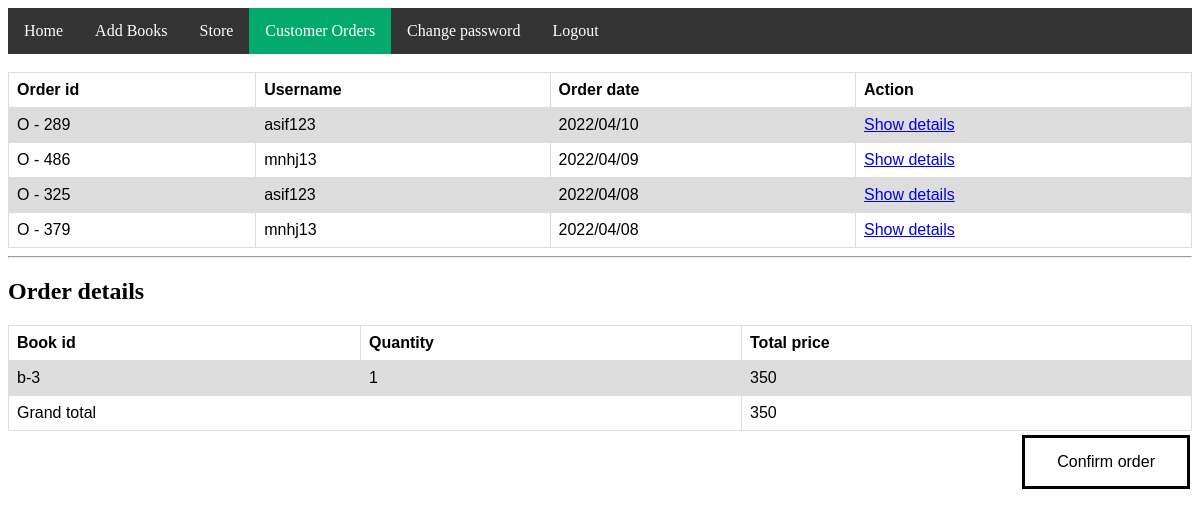
Page /admin/corders.php?action=show&id=O - 325 (signed in) on the committed database.
### tables this page shows
CREATE TABLE `customer_order` (
  `order_id` varchar(20) NOT NULL,
  `uname` varchar(30) NOT NULL,
  `order_date` varchar(14) NOT NULL,
  `status` varchar(2) NOT NULL
);

CREATE TABLE `orderline` (
  `order_id` varchar(20) NOT NULL,
  `bookid` varchar(20) NOT NULL,
  `quantity` int(3) NOT NULL,
  `total` int(7) NOT NULL
);

### admin/corders.php (the view, shortened to what this page needs)
<!DOCTYPE html>
<html>
<head>
<link rel="stylesheet" href="style.css">
<link rel="stylesheet" href="corders.css">
</head>
<body>
<ul>
  <li><a href="home.php">Home</a></li>
  <li><a href="addproducts.php">Add Books</a></li>
  <li><a href="store.php">Store</a></li>
  <li><a class="active" href="corders.php">Customer Orders</a></li>
  <li><a href="chngpass.php">Change password</a></li>
  <li><a href="?sign=out">Logout</a></li>
</ul><br>
<div class="container">
<div class="row">
<?php
include("../connection.php");
$sql="select * from customer_order where status=0 order by order_date desc";
$r=mysqli_query($con,$sql);
echo "<table id='customers'>";
echo "<tr>
		<th>Order id</th>
		<th>Username</th>
		<th>Order date</th>
		<th>Action</th>
	  </tr>";
		while($row=mysqli_fetch_array($r))
		{
			$oid=$row['order_id'];
			$uname=$row['uname'];
			$odate=$row['order_date'];
			echo "<tr>
			<td>$oid</td><td>$uname</td><td>$odate</td><td><a href='corders.php?action=show&id=$oid'>Show details</a></td>
			</tr>";
		}
		echo "</table>";
?>
</div>
</div>
<div class="container">
<?php
include("../connection.php");
echo "<hr/>";
echo "<h2>Order details</h2>";
if(isset($_GET['action']) and $_GET['action'] == 'show')
{
	$oid=$_GET['id'];
	$sql="select * from orderline where order_id='$oid'";
	$r=mysqli_query($con,$sql);
	echo "<table id='customers'>";
	echo "<tr>
			<th>Book id</th>
			<th>Quantity</th>
			<th>Total price</th>
		  </tr>";
		  $gtotal=0;
		  while($row=mysqli_fetch_array($r))
		  {
			  $bookid=$row['bookid'];
			  $q=$row['quantity'];
			  $total=$row['total'];
			  echo "<tr>
			  <td>$bookid</td><td>$q</td><td>$total</td>
			  </tr>";
			  $gtotal=$gtotal+$total;
		  }
		  echo "<tr><td colspan='2' align='right'>Grand total</td>
		  <td>$gtotal</td></tr>";
	echo "</table>";
}
?>
</div>
<form action='corders.php' method='post'>
<div class="row">
	<input type="submit" class="button" value="Confirm order" name="corder">
</div>
</form>
</body>
</html>

### admin/style.css (style rules this page uses)
ul { list-style-type: none; margin: 0; padding: 0; overflow: hidden; background-color: #333; }
li { float: left; }
li a { display: block; color: white; text-align: center; padding: 14px 16px; text-decoration: none; }
.active { background-color: #04AA6D; }

### admin/corders.css (style rules this page uses)
table { font-family: arial, sans-serif; border-collapse: collapse; width: 100%; }
td, th { border: 1px solid #dddddd; text-align: left; padding: 8px; }
tr:nth-child(even) { background-color: #dddddd; }
.button { background-color: white; border: solid black; color: black; padding: 15px 32px; float: right; text-align: center; text-decoration: none; display: inline-block; font-size: 16px; margin: 4px 2px; cursor: pointer; }

### rows in the picture
customer_order: order_id "O - 289", uname "asif123", order_date "2022/04/10"
customer_order: order_id "O - 486", uname "mnhj13", order_date "2022/04/09"
customer_order: order_id "O - 325", uname "asif123", order_date "2022/04/08"
customer_order: order_id "O - 379", uname "mnhj13", order_date "2022/04/08"
orderline: bookid "b-3", quantity "1", total "350"

### other values in the picture
$gtotal "350"
